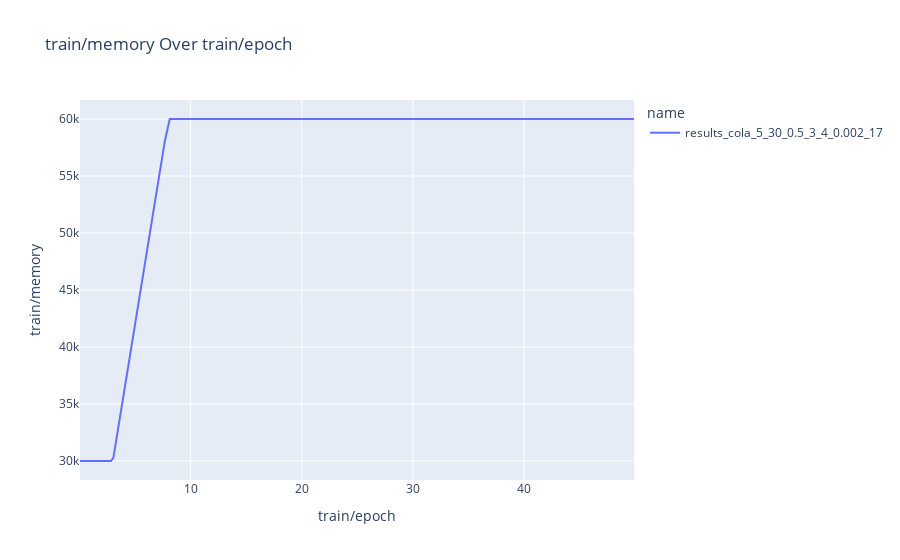

The notebook cell saved with this chart:
### Code cell
fetch_and_plot_wandb_runs(
    entity="mallahova",
    project="adalora_memory_to_double_memory_3_5",
    metric="train/memory",
    x_axis="train/epoch",
    interactive=INTERACTIVE_CHARTS,
    num_runs=1
)

### Figure 1 — Plotly figure (JSON) as saved in the notebook; plotly's stock layout.template omitted (floating-point values rounded to 4 significant figures; data arrays with more than 128 entries replaced by an {"elided": "..."} marker saying what was removed)
{"data": [{"hovertemplate": "name=results_cola_5_30_0.5_3_4_0.002_17<br>train/epoch=%{x}<br>train/memory=%{y}<extra></extra>", "legendgroup": "results_cola_5_30_0.5_3_4_0.002_17", "line": {"color": "#636efa", "dash": "solid"}, "marker": {"symbol": "circle"}, "mode": "lines", "name": "results_cola_5_30_0.5_3_4_0.002_17", "orientation": "v", "showlegend": true, "type": "scatter", "x": {"elided": "500 float values"}, "xaxis": "x", "y": {"elided": "500 float values"}, "yaxis": "y"}], "layout": {"legend": {"title": {"text": "name"}, "tracegroupgap": 0}, "title": {"text": "train/memory Over train/epoch"}, "xaxis": {"anchor": "y", "domain": [0, 1], "title": {"text": "train/epoch"}}, "yaxis": {"anchor": "x", "domain": [0, 1], "title": {"text": "train/memory"}}}}
